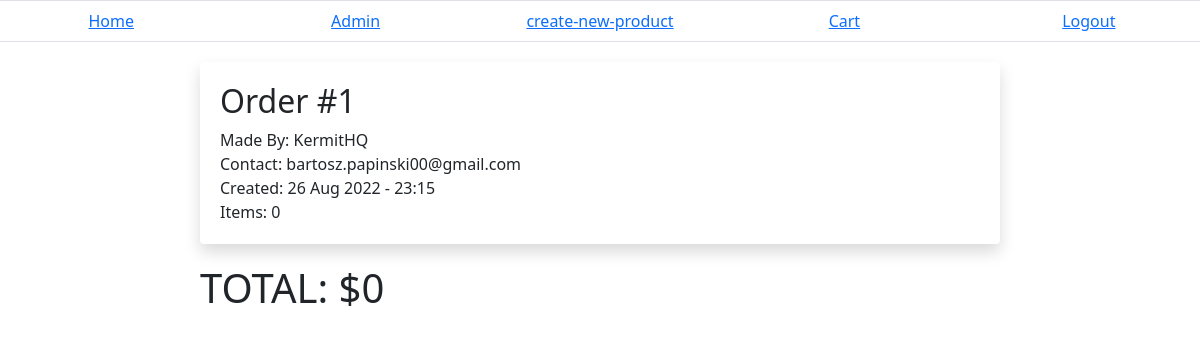
Page /cart/ (signed in) on the committed database.
### Ecommerce/models.py (models this page shows, shortened)
class Order(models.Model):
	user = models.ForeignKey(Account, on_delete=models.CASCADE)
	is_active = models.BooleanField(default=True)
	created = models.DateTimeField(auto_now_add=True)

### Account/models.py (models this page shows, shortened)
class Account(AbstractBaseUser):
	email = models.EmailField( unique=True, max_length=60)
	username = models.CharField(max_length=60, unique=True)
	date_joined = models.DateTimeField(auto_now_add=True)
	last_login = models.DateTimeField(auto_now=True)
	is_admin = models.BooleanField(default=False)
	is_active = models.BooleanField(default=True)
	is_staff = models.BooleanField(default=False)
	is_superuser = models.BooleanField(default=False)
	USERNAME_FIELD= 'email'
	REQUIRED_FIELDS = ['username']
	objects = MyAccountManager()
	profile_picture = models.ImageField(upload_to=getImageURL, default="media/static/profile_pics/default.png")
	def __str__(self):
		return self.email

### Ecommerce/views.py (the view)
# urls.py: path('cart/', CartView, name="cart"),
@login_required
def CartView(request):
	context = {}
	order = Order.objects.get(user=request.user)
	ordered_products = OrderItem.objects.filter(order=order)
	total_price = 0
	for product in ordered_products:
		total_price += product.get_total_price()
	TOTAL_price = 0
	for item in order.orderitem_set.all():
		TOTAL_price += item.get_total_price()
	print(type(TOTAL_price))
	context['TOTAL'] = TOTAL_price
	context['total_price'] = total_price
	context['order'] = order
	context['ordered_products'] = ordered_products
	return render(request, "Ecommerce/cart.html", context)

### Ecommerce/templates/Ecommerce/cart.html (shortened to what this page needs)
{% extends 'base.html' %}
{% block content %}
	<div class="order-data shadow bg-white rounded">
		<div>
			<h2>Order #{{order.id}}</h2>
		</div>
		<div class="user-data">
			<p>Made By: {{order.user.username}}</p>
			<p>Contact: {{order.user}}</p>
			<p>Created: {{order.created|date:"d M Y - G:i"}}
			<p>Items: {{ordered_products.count}}</p>
		</div>
	</div>
	<link rel="stylesheet" href="//code.jquery.com/ui/1.13.2/themes/base/jquery-ui.css">
	<h1 id="TOTAL">TOTAL: ${{TOTAL}}</h1>
{% endblock content %}

### Ecommerce/templates/Ecommerce/cart.html (style rules this page uses)
.user-data p { padding-bottom: 0; margin-bottom: 0; }
.order-data { margin-top: 20px; display: flex; flex-direction: column; padding: 20px; margin-bottom: 20px; }

### rows in the picture
Order: id "1", user.username "KermitHQ", user "bartosz.papinski00@gmail.com", created "26 Aug 2022 - 23:15"

### other values in the picture
{{ ordered_products.count }} "0"
{{ TOTAL }} "0"
